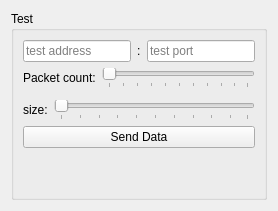
           <widget class="QWidget" name="tabNetworkUtils">
            <attribute name="title">
             <string>Network</string>
            </attribute>
            <layout class="QVBoxLayout" name="verticalLayout_16">
             <item>
              <widget class="QGroupBox" name="groupBoxTest">
               <property name="title">
                <string>Test</string>
               </property>
               <layout class="QVBoxLayout" name="verticalLayout_14">
                <item>
                 <layout class="QHBoxLayout" name="horizontalLayout_2">
                  <item>
                   <widget class="TextEntry" name="lineEditRemoteAddress">
                    <property name="placeholderText">
                     <string>test address</string>
                    </property>
                   </widget>
                  </item>
                  <item>
                   <widget class="QLabel" name="label">
                    <property name="text">
                     <string>:</string>
                    </property>
                   </widget>
                  </item>
                  <item>
                   <widget class="TextEntry" name="lineEditRemotePort">
                    <property name="sizePolicy">
                     <sizepolicy hsizetype="Preferred" vsizetype="Fixed">
                      <horstretch>0</horstretch>
                      <verstretch>0</verstretch>
                     </sizepolicy>
                    </property>
                    <property name="maxLength">
                     <number>6</number>
                    </property>
                    <property name="placeholderText">
                     <string>test port</string>
                    </property>
                   </widget>
                  </item>
                 </layout>
                </item>
                <item>
                 <layout class="QHBoxLayout" name="horizontalLayout_3">
                  <item>
                   <widget class="QLabel" name="label_2">
                    <property name="text">
                     <string>Packet count:</string>
                    </property>
                   </widget>
                  </item>
                  <item>
                   <widget class="QSlider" name="horizontalSliderSendCount">
                    <property name="minimum">
                     <number>1</number>
                    </property>
                    <property name="maximum">
                     <number>100</number>
                    </property>
                    <property name="orientation">
                     <enum>Qt::Horizontal</enum>
                    </property>
                    <property name="tickPosition">
                     <enum>QSlider::TicksBelow</enum>
                    </property>
                   </widget>
                  </item>
                 </layout>
                </item>
                <item>
                 <widget class="QHexEdit" name="hexEditor">
                  <property name="frameShape">
                   <enum>QFrame::StyledPanel</enum>
                  </property>
                  <property name="frameShadow">
                   <enum>QFrame::Raised</enum>
                  </property>
                 </widget>
                </item>
                <item>
                 <layout class="QHBoxLayout" name="horizontalLayout_4">
                  <item>
                   <widget class="QLabel" name="label_3">
                    <property name="text">
                     <string>size:</string>
                    </property>
                   </widget>
                  </item>
                  <item>
                   <widget class="QSlider" name="horizontalSliderSendSize">
                    <property name="minimum">
                     <number>1</number>
                    </property>
                    <property name="maximum">
                     <number>100</number>
                    </property>
                    <property name="orientation">
                     <enum>Qt::Horizontal</enum>
                    </property>
                    <property name="tickPosition">
                     <enum>QSlider::TicksBelow</enum>
                    </property>
                   </widget>
                  </item>
                 </layout>
                </item>
                <item>
                 <widget class="QPushButton" name="pushButtonSendData">
                  <property name="enabled">
                   <bool>true</bool>
                  </property>
                  <property name="toolTip">
                   <string>Send some test data to address and port selected</string>
                  </property>
                  <property name="text">
                   <string>Send Data</string>
                  </property>
                 </widget>
                </item>
                <item>
                 <spacer name="verticalSpacer_4">
                  <property name="orientation">
                   <enum>Qt::Vertical</enum>
                  </property>
                  <property name="sizeHint" stdset="0">
                   <size>
                    <width>20</width>
                    <height>40</height>
                   </size>
                  </property>
                 </spacer>
                </item>
               </layout>
              </widget>
             </item>
            </layout>
           </widget>
